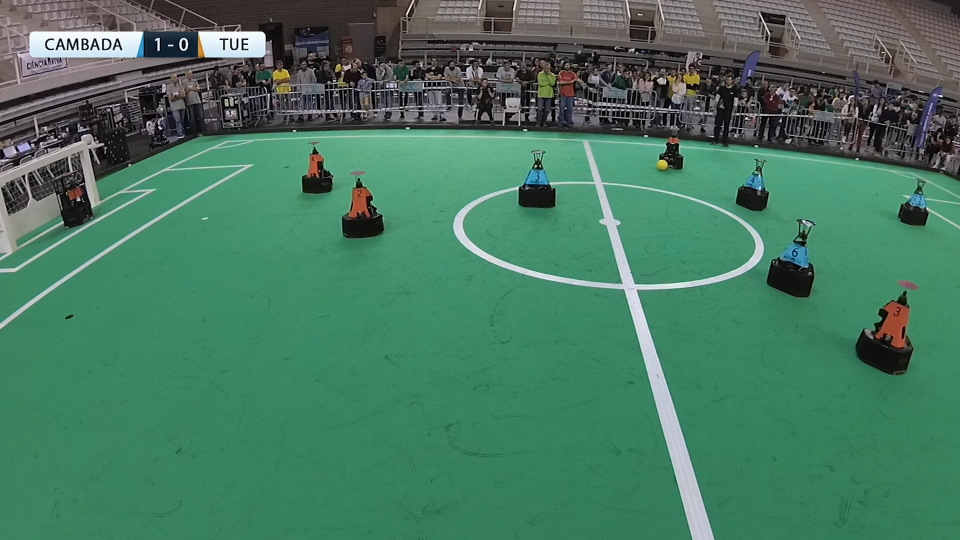
#> input picture Deliverables3/CAMBADAFIELD2.png, 1920 x 1080 px (shown at 1/2 size)
$ python Segmentation.py
#> lines starting #> are read from the running program, lines starting #| are printed output that depends on the picture
import cv2 as cv
import numpy as np
import matplotlib.pyplot as plt

# Global Variables declaration
regionSelected = False
refPt = []

def nothing(x):
    pass


def paint(event, x, y,  flags, param):  # these parameters are fixed
    global regionSelected
    global refPt

    if event == cv.EVENT_LBUTTONDOWN:
        refPt = [(x, y)]

    if event == cv.EVENT_LBUTTONUP:
        refPt = refPt.append((x, y))
        regionSelected = True


img = cv.imread('CAMBADAFIELD2.png')
#> img is the input picture: shape (1080, 1920, 3); mean B, G, R 97.4, 120.3, 71.2
img = cv.resize(img, (1366, 768), interpolation=cv.INTER_AREA)
#> img: shape (768, 1366, 3)
cv.namedWindow('image')

# Set Graphs
plt.ion()
fig = plt.figure()
plt.ylabel('Count')
plt.xlabel('Bins')
plt.xlim([0, 256])
plt.show()

# create trackbars for color change
# cv.CreateTrackbar(Trackbarname, windowName, value, count, onchange)
cv.createTrackbar('H_Upper', 'image', 180, 180, nothing)
cv.createTrackbar('H_Lower', 'image', 0, 180, nothing)

cv.createTrackbar('S_Upper', 'image', 255, 255, nothing)
cv.createTrackbar('S_Lower', 'image', 0, 255, nothing)

cv.createTrackbar('V_Upper', 'image', 255, 255, nothing)
cv.createTrackbar('V_Lower', 'image', 0, 255, nothing)

# create switch for ON | OFF functionality
cv.setMouseCallback('image', paint)

#  Blur the image
#blur = cv.GaussianBlur(img, (5, 5), 0)
blur = cv.medianBlur(img, 5)
#  Obtain HSV image
frame_HSV = cv.cvtColor(blur, cv.COLOR_BGR2HSV)
#> frame_HSV: shape (768, 1366, 3); mean H, S, V 77.8, 105.8, 122.7

while 1:

    k = cv.waitKey(1) & 0xFF
#> (key Esc is pressed here)

    #  Get current positions of 3 Track bars Upper thresh Values
    H_t_select_Upper = cv.getTrackbarPos('H_Upper', 'image')
    S_t_select_Upper = cv.getTrackbarPos('S_Upper', 'image')
    V_t_select_Upper = cv.getTrackbarPos('V_Upper', 'image')
    #  Get current positions of 3 Track bars Lower thresh Values
    H_t_select_Lower = cv.getTrackbarPos('H_Lower', 'image')
    S_t_select_Lower = cv.getTrackbarPos('S_Lower', 'image')
    V_t_select_Lower = cv.getTrackbarPos('V_Lower', 'image')

    #  Set Limits for MASK
    frame_mask = cv.inRange(frame_HSV, (H_t_select_Lower, S_t_select_Lower, V_t_select_Lower),
                                 (H_t_select_Upper, S_t_select_Upper, V_t_select_Upper))
#> frame_mask: shape (768, 1366); every value is 255

    """
    #  Set threshold limits
    ret, H_mat = cv.threshold(H, H_t_select_Lower, H_t_select_Upper, cv.THRESH_TRUNC)
    ret, S_mat = cv.threshold(S, S_t_select_Lower, S_t_select_Upper, cv.THRESH_TRUNC)
    ret, V_mat = cv.threshold(V, V_t_select_Lower, V_t_select_Upper, cv.THRESH_TRUNC)
    """

    kernel = np.ones((4, 4), np.uint8)
    mask = cv.morphologyEx(frame_mask, cv.MORPH_OPEN, kernel)   # CLEAN MASK NOISE
    mask = cv.morphologyEx(mask, cv.MORPH_DILATE, kernel)       # INCREASE MASK

    # Inverting mask(This shouldn't be here, for testing purposes only
    # mask = cv.bitwise_not(mask)

    frame = cv.bitwise_and(blur, blur, mask=mask)
    B, G, R = cv.split(frame)
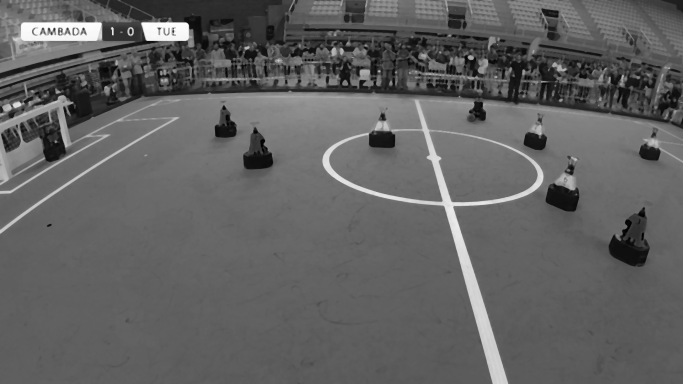
#> B: shape (768, 1366) (shown at 1/2 size); min 0, max 254, mean 97.3
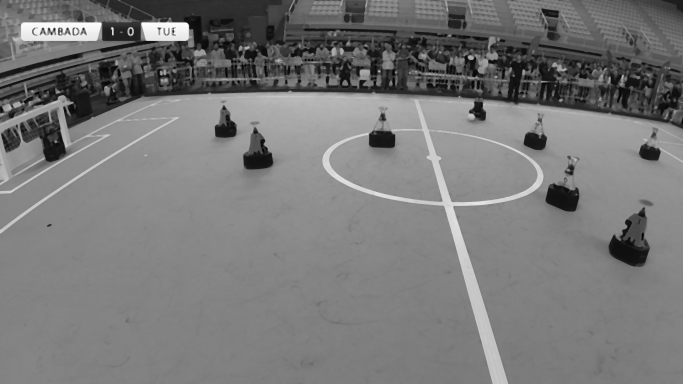
#> G: shape (768, 1366) (shown at 1/2 size); min 0, max 251, mean 120.2
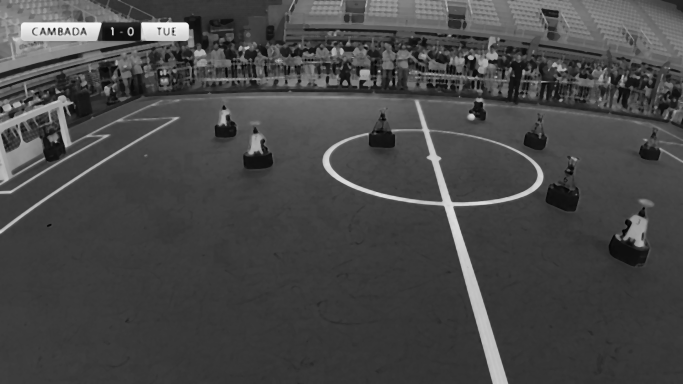
#> R: shape (768, 1366) (shown at 1/2 size); min 1, max 248, mean 71

    plt.clf()

    histB = cv.calcHist([B], [0], None, [256], [0, 256])
#> histB = 256 values, max 48888 at index 96, min 0 at index 255, mean 4098
    histG = cv.calcHist([G], [0], None, [256], [0, 256])
#> histG = 256 values, max 51124 at index 131, min 0 at index 252, mean 4098
    histR = cv.calcHist([R], [0], None, [256], [0, 256])
#> histR = 256 values, max 54434 at index 59, min 0 at index 0, mean 4098

    plt.plot(histB, color='b')
    plt.plot(histG, color='g')
    plt.plot(histR, color='r')

    fig.canvas.draw()

    # HSV_IMAGE = cv.merge([H_mat, S_mat, V_mat])
    #frame = cv.cvtColor(frame, cv.COLOR_BGR2GRAY)
    cv.imshow('mask', mask)
    cv.imshow('image', frame)
    cv.imshow('original', img)

    if regionSelected:
        pass

    if k == 27:
        break

""" INFO
RED
lower_red = np.array([170,120,70])
upper_red = np.array([180,255,255])

Ball
BALL_UPPER = np.array([033, 200,235])
BALL_LOWER = np.array([027, 160,135])

FIELD LINES
FIELD_UPPER = np.array([180, 101, 237])
FIELD_LOWER = np.array([007, 000, 167])

 PLAYERS
RED
RED_UPPER = np.array([011, 255, 255])
RED_LOWER = np.array([000, 087, 092])

BLUE
BLUE_UPPER = np.array([102, 224, 255])
BLUE_LOWER = np.array([086, 125, 075])
"""
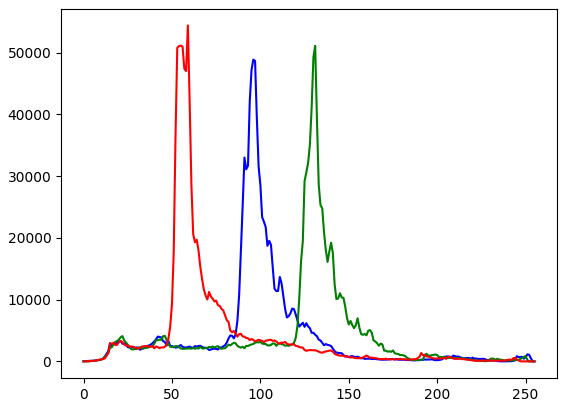
#> figure drawn by matplotlib, 1 panel; curve peaks at x = 96, y = 48888; curve peaks at x = 131, y = 51124; curve peaks at x = 59, y = 54434

$ run again, with Deliverables3/CAMBADAFIELD.png copied over Deliverables3/CAMBADAFIELD2.png
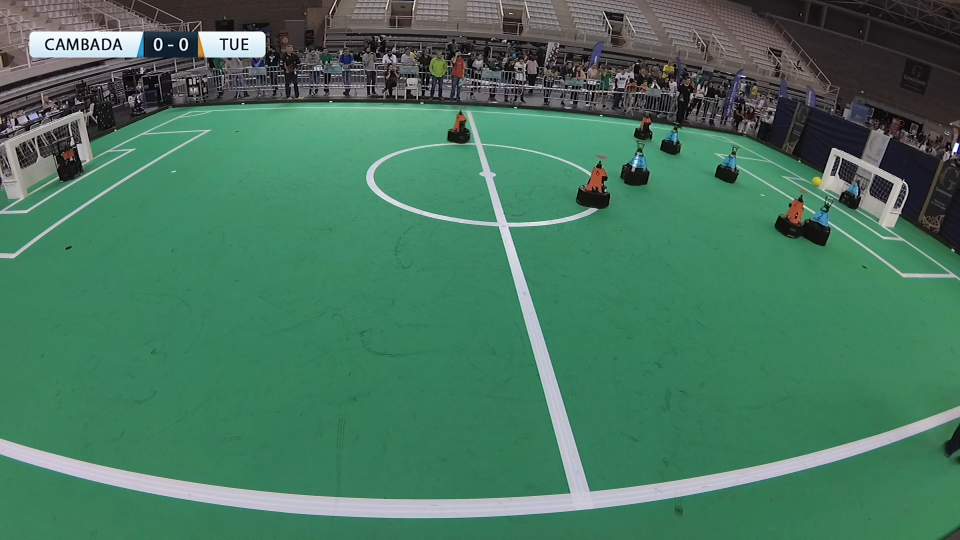
#> input picture Deliverables3/CAMBADAFIELD.png, 1920 x 1080 px (shown at 1/2 size)
#> img is the input picture: shape (1080, 1920, 3); mean B, G, R 95.2, 118.4, 70.5
#> img: shape (768, 1366, 3)
#> frame_HSV: shape (768, 1366, 3); mean H, S, V 79.8, 106.4, 120.8
#> frame_mask: shape (768, 1366); every value is 255
#> `B, G, R = cv.split(frame)`:
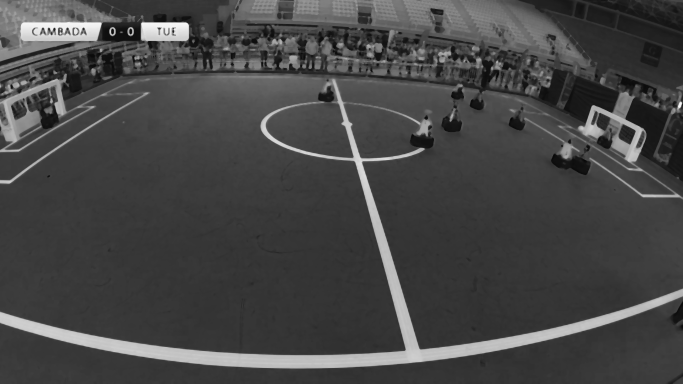
#> R: shape (768, 1366) (shown at 1/2 size); min 4, max 248, mean 70.3
#> histB = 256 values, max 49155 at index 90, min 0 at index 0, mean 4098
#> histG = 256 values, max 43720 at index 127, min 0 at index 0, mean 4098
#> histR = 256 values, max 66396 at index 53, min 0 at index 0, mean 4098
#> `"""`:
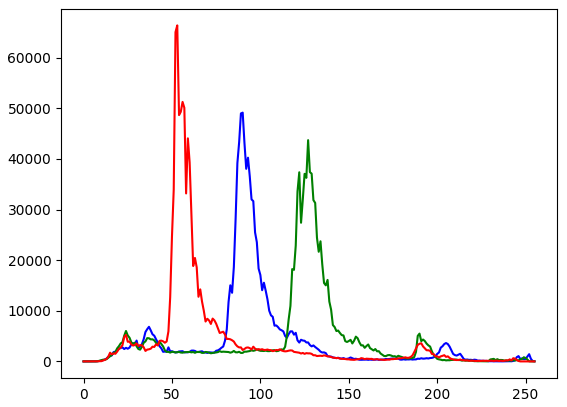
#> figure drawn by matplotlib, 1 panel; curve peaks at x = 90, y = 49155; curve peaks at x = 127, y = 43720; curve peaks at x = 53, y = 66396

$ run again, with Deliverables3/CAMBADA_CLOSEUP.png copied over Deliverables3/CAMBADAFIELD2.png
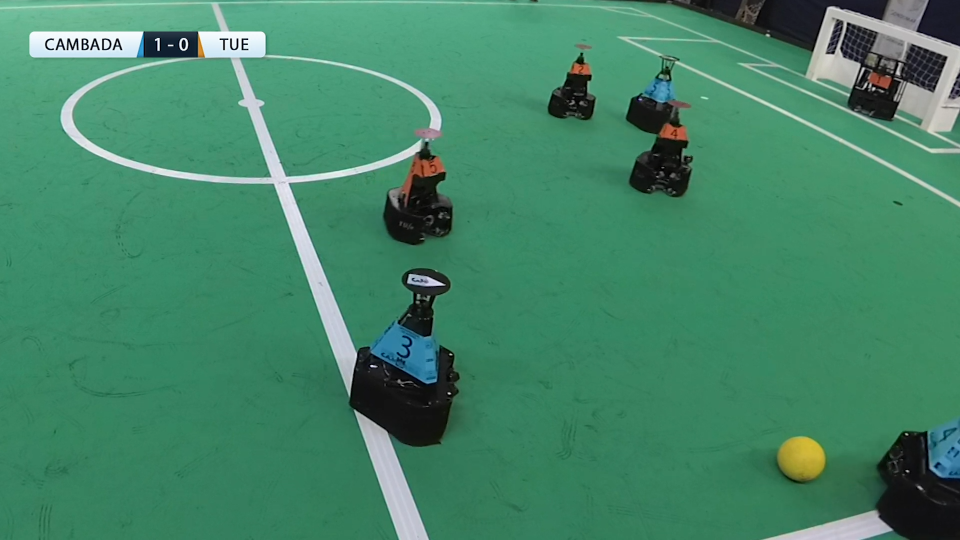
#> input picture Deliverables3/CAMBADA_CLOSEUP.png, 1920 x 1080 px (shown at 1/2 size)
#> img is the input picture: shape (1080, 1920, 3); mean B, G, R 103.6, 133.3, 67.2
#> img: shape (768, 1366, 3)
#> frame_HSV: shape (768, 1366, 3); mean H, S, V 76.4, 128.3, 134.4
#> frame_mask: shape (768, 1366); every value is 255
#> `B, G, R = cv.split(frame)`:
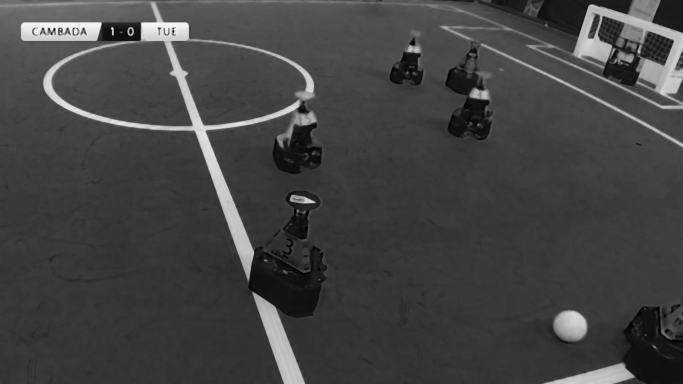
#> R: shape (768, 1366) (shown at 1/2 size); min 0, max 246, mean 67.2
#> histB = 256 values, max 50360 at index 96, min 0 at index 255, mean 4098
#> histG = 256 values, max 39505 at index 134, min 0 at index 0, mean 4098
#> histR = 256 values, max 68976 at index 53, min 0 at index 247, mean 4098
#> `"""`:
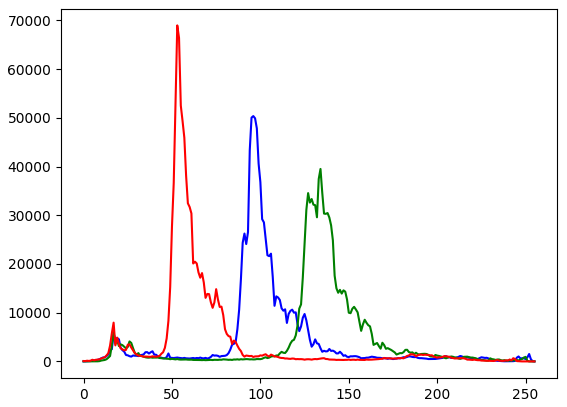
#> figure drawn by matplotlib, 1 panel; curve peaks at x = 96, y = 50360; curve peaks at x = 134, y = 39505; curve peaks at x = 53, y = 68976
